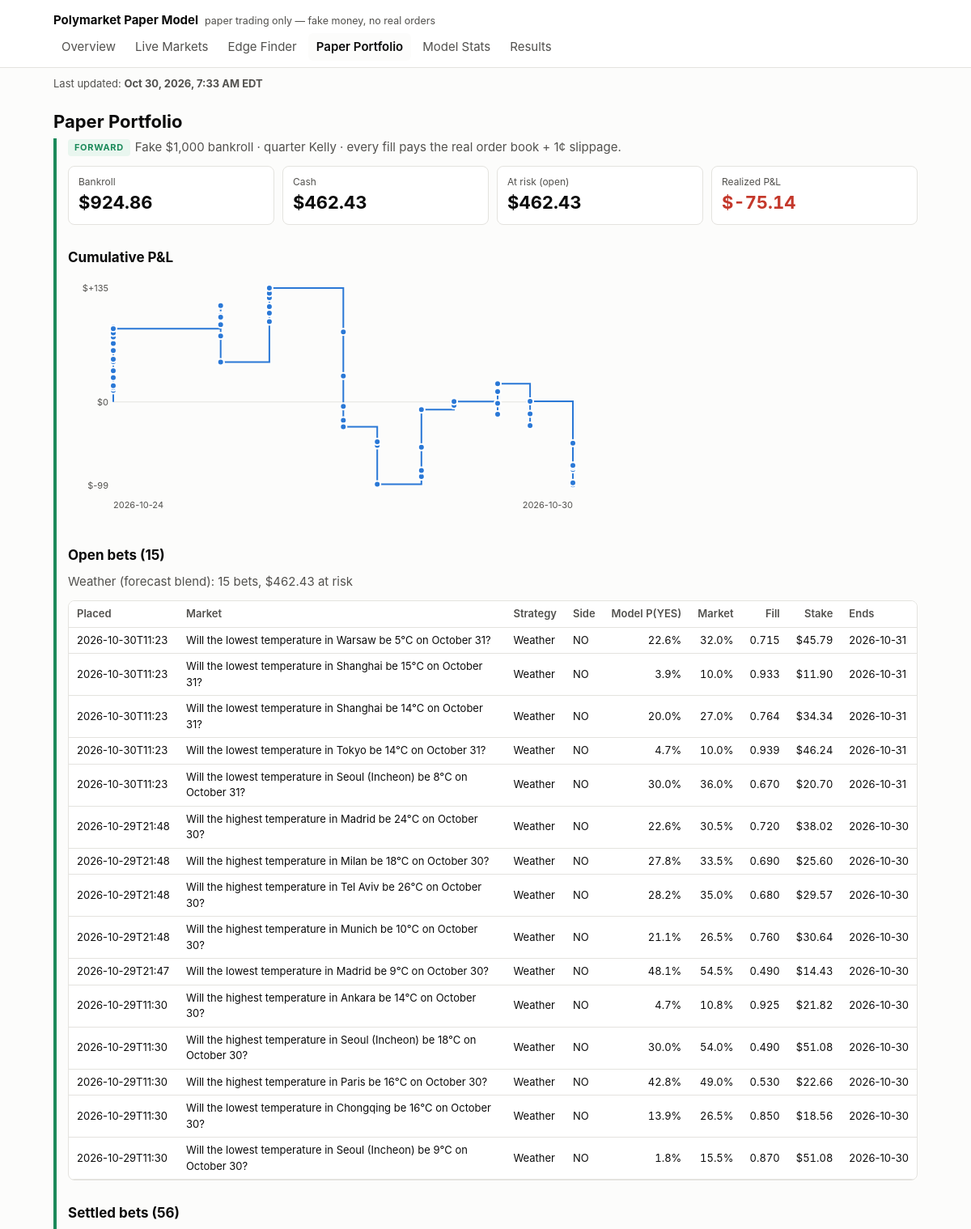
The app's page /portfolio.html (upper part) with its own data.
### tables this page shows
CREATE TABLE bets (
    seq INTEGER PRIMARY KEY,
    bet_id TEXT UNIQUE NOT NULL,
    run_id TEXT NOT NULL,
    placed_at TEXT NOT NULL,
    platform TEXT NOT NULL,
    market_id TEXT NOT NULL,
    question TEXT NOT NULL,
    category TEXT,
    end_date TEXT,
    side TEXT NOT NULL CHECK (side IN ('YES', 'NO')),
    model_prob_yes REAL NOT NULL,
    market_mid REAL NOT NULL,
    best_bid REAL,
    best_ask REAL,
    fill_price REAL NOT NULL,      -- average price paid per share, incl. slippage
    slippage_per_share REAL NOT NULL,
    shares REAL NOT NULL,
    stake REAL NOT NULL,
    kelly_full REAL NOT NULL,
    bankroll_at_bet REAL NOT NULL,
    model_version TEXT NOT NULL,
    prev_hash TEXT NOT NULL,
    row_hash TEXT NOT NULL
);

### pmodel/dashboard/app.py (the view)
    @app.route("/portfolio.html")
    def portfolio():
        c = conn()
        all_bets = data.bets(c)
        return render_template(
            "portfolio.html", **ctx("portfolio.html"), fs=data.forward_stats(c),
            pnl_svg=charts.pnl_chart(data.pnl_curve(c), config.BANKROLL_START_USD),
            open_bets=[b for b in all_bets if b["settled_at"] is None],
            open_by_strategy=data.open_by_strategy(c),
            settled=[b for b in all_bets if b["settled_at"] is not None])

### pmodel/dashboard/charts.py (called while the page is built)
def _svg(body, label):
    return (f'<svg viewBox="0 0 {W} {H}" role="img" aria-label="{escape(label)}" '
            f'class="chart">{body}</svg>')

def _ts(iso):
    return datetime.strptime(iso, "%Y-%m-%dT%H:%M:%SZ").timestamp()

### pmodel/dashboard/data.py (called while the page is built)
def age_hours(iso, now=None):
    if not iso:
        return None
    from datetime import datetime, timezone
    t = datetime.strptime(iso, "%Y-%m-%dT%H:%M:%SZ").replace(tzinfo=timezone.utc)
    return ((now or datetime.now(timezone.utc)) - t).total_seconds() / 3600

def eastern(iso):
    if not iso:
        return None
    from datetime import datetime, timezone
    from zoneinfo import ZoneInfo
    t = datetime.strptime(iso, "%Y-%m-%dT%H:%M:%SZ").replace(tzinfo=timezone.utc)
    et = t.astimezone(ZoneInfo("America/New_York"))
    hour = et.strftime("%I").lstrip("0")
    return f"{et:%b} {et.day}, {et.year}, {hour}:{et:%M %p} {et.tzname()}"

def strategy_of(model_version: str) -> str:
    return "Weather (forecast blend)" if (model_version or "").startswith("weather") else \
        "General (price/volume model)"

def open_by_strategy(conn):
    out = {}
    for b in ledger_mod.open_bets(conn):
        name = strategy_of(b["model_version"])
        o = out.setdefault(name, {"strategy": name, "bets": 0, "stake": 0.0})
        o["bets"] += 1
        o["stake"] += b["stake"]
    return sorted(out.values(), key=lambda o: -o["bets"])

def bets(conn):
    return [dict(r) for r in conn.execute(
        """SELECT b.*, s.settled_at, s.yes_payout, s.payout, s.pnl
           FROM bets b LEFT JOIN settlements s USING (bet_id) ORDER BY b.seq DESC""")]

def pnl_curve(conn):
    total, out = 0.0, []
    for r in conn.execute("SELECT settled_at, pnl FROM settlements ORDER BY seq"):
        total += r["pnl"]
        out.append((r["settled_at"], total))
    return out

### pmodel/trading/ledger.py (called while the page is built)
def _guard_triggers():
    sql = []
    for t in LEDGER_TABLES:
        for op in ("UPDATE", "DELETE"):
            sql.append(f"""CREATE TRIGGER IF NOT EXISTS {t}_no_{op.lower()}
                BEFORE {op} ON {t}
                BEGIN SELECT RAISE(ABORT, '{t} is append-only: {op} is not allowed'); END;""")
    return "\n".join(sql)

def connect(path: Path = None) -> sqlite3.Connection:
    path = Path(path or config.PREDICTIONS_DB_PATH)
    path.parent.mkdir(parents=True, exist_ok=True)
    conn = sqlite3.connect(path)
    conn.row_factory = sqlite3.Row
    conn.executescript(SCHEMA)
    conn.executescript(_guard_triggers())
    return conn

### pmodel/dashboard/templates/portfolio.html (shortened to what this page needs)
{% extends "base.html" %}
{% block body %}
<h1>Paper Portfolio</h1>
<section class="fwd">
<p class="lede"><span class="badge fwd">FORWARD</span>Fake ${{ '{:,.0f}'.format(cfg.BANKROLL_START_USD) }} bankroll · quarter Kelly · every fill pays the real order book + {{ (cfg.SLIPPAGE_PER_SHARE * 100)|round|int }}¢ slippage.</p>
<div class="tiles">
  <div class="tile"><div class="k">Bankroll</div><div class="v">${{ '{:,.2f}'.format(fs.money.bankroll) }}</div></div>
  <div class="tile"><div class="k">Cash</div><div class="v">${{ '{:,.2f}'.format(fs.money.cash) }}</div></div>
  <div class="tile"><div class="k">At risk (open)</div><div class="v">${{ '{:,.2f}'.format(fs.money.open_stake) }}</div></div>
  <div class="tile"><div class="k">Realized P&amp;L</div><div class="v {{ 'pos' if fs.total_pnl > 0 else 'neg' if fs.total_pnl < 0 }}">${{ '{:+,.2f}'.format(fs.total_pnl) }}</div></div>
</div>
<h2>Cumulative P&amp;L</h2>
{{ pnl_svg|safe }}
<h2>Open bets ({{ open_bets|length }})</h2>
{% if open_by_strategy %}<p class="note">{% for o in open_by_strategy %}{{ o.strategy }}: {{ o.bets }} bets, ${{ '{:,.2f}'.format(o.stake) }} at risk{% if not loop.last %} · {% endif %}{% endfor %}</p>{% endif %}
{% if open_bets %}<div class="tablewrap"><table>
<tr><th>Placed</th><th>Market</th><th>Strategy</th><th>Side</th><th class="n">Model P(YES)</th><th class="n">Market</th><th class="n">Fill</th><th class="n">Stake</th><th>Ends</th></tr>
{% for b in open_bets %}<tr><td>{{ b.placed_at[:16] }}</td><td class="q">{{ b.question }}</td><td>{{ 'Weather' if b.model_version.startswith('weather') else 'General' }}</td><td>{{ b.side }}</td>
<td class="n">{{ '{:.1%}'.format(b.model_prob_yes) }}</td><td class="n">{{ '{:.1%}'.format(b.market_mid) }}</td>
<td class="n">{{ '{:.3f}'.format(b.fill_price) }}</td><td class="n">${{ '{:,.2f}'.format(b.stake) }}</td><td>{{ (b.end_date or '')[:10] }}</td></tr>{% endfor %}
</table></div>{% else %}<p class="empty">No open bets.</p>{% endif %}
<h2>Settled bets ({{ settled|length }})</h2>
</section>
{% endblock %}

### pmodel/dashboard/templates/base.html (style rules this page uses)
:root { --bg: #fcfcfb; --surface: #ffffff; --ink: #0b0b0b; --ink-2: #52514e; --muted: #8a8984; --line: #e4e3df; --accent: #2a78d6; --good: #1b8a5a; --bad: #c4382b; --warn: #b07400; --fwd: #1b8a5a; --fwd-bg: #e9f6ef; --bt: #6b6a66; --bt-bg: #f1f0ec; }
* { box-sizing: border-box; }
html { -webkit-text-size-adjust: 100%; text-size-adjust: 100%; }
body { margin: 0; background: var(--bg); color: var(--ink); font: 15px/1.5 -apple-system, BlinkMacSystemFont, "Segoe UI", Roboto, sans-serif; }
h1 { font-size: 22px; margin: 0 0 4px; }
h2 { font-size: 17px; margin: 28px 0 8px; }
p.lede, .note { color: var(--ink-2); margin: 0 0 12px; }
.badge { display: inline-block; font-size: 11px; font-weight: 700; letter-spacing: .06em; padding: 2px 8px; border-radius: 4px; vertical-align: middle; margin-right: 6px; }
.badge.fwd { color: var(--fwd); background: var(--fwd-bg); }
section.fwd { border-left: 4px solid var(--fwd); padding-left: 14px; }
.tiles { display: grid; grid-template-columns: repeat(auto-fit, minmax(160px, 1fr)); gap: 10px; }
.tile { background: var(--surface); border: 1px solid var(--line); border-radius: 8px; padding: 10px 12px; }
.tile .k { color: var(--ink-2); font-size: 12px; }
.tile .v { font-size: 22px; font-weight: 650; font-variant-numeric: tabular-nums; }
.tablewrap { overflow-x: auto; border: 1px solid var(--line); border-radius: 8px; background: var(--surface); }
table { border-collapse: collapse; width: 100%; font-size: 13px; }
th, td { padding: 6px 10px; border-bottom: 1px solid var(--line); text-align: left; white-space: nowrap; }
th { color: var(--ink-2); font-weight: 600; background: var(--surface); position: sticky; top: 0; }
td.q { white-space: normal; min-width: 260px; }
td.n, th.n { text-align: right; font-variant-numeric: tabular-nums; }
.neg { color: var(--bad); }
.chart { width: 100%; max-width: 640px; height: auto; }
.chart .tick { fill: var(--ink-2); font-size: 11px; }

### records on screen
bets: placed_at "2026-10-30T11:23", question "Will the lowest temperature in Warsaw be 5°C on October 31?", model_version "Weather", side "NO", model_prob_yes "22.6%", market_mid "32.0%", fill_price "0.715", stake "45.79", end_date "2026-10-31"
bets: placed_at "2026-10-30T11:23", question "Will the lowest temperature in Shanghai be 15°C on October 31?", model_version "Weather", side "NO", model_prob_yes "3.9%", market_mid "10.0%", fill_price "0.933", stake "11.90", end_date "2026-10-31"
bets: placed_at "2026-10-30T11:23", question "Will the lowest temperature in Shanghai be 14°C on October 31?", model_version "Weather", side "NO", model_prob_yes "20.0%", market_mid "27.0%", fill_price "0.764", stake "34.34", end_date "2026-10-31"
bets: placed_at "2026-10-30T11:23", question "Will the lowest temperature in Tokyo be 14°C on October 31?", model_version "Weather", side "NO", model_prob_yes "4.7%", market_mid "10.0%", fill_price "0.939", stake "46.24", end_date "2026-10-31"
bets: placed_at "2026-10-30T11:23", question "Will the lowest temperature in Seoul (Incheon) be 8°C on October 31?", model_version "Weather", side "NO", model_prob_yes "30.0%", market_mid "36.0%", fill_price "0.670", stake "20.70", end_date "2026-10-31"
bets: placed_at "2026-10-29T21:48", question "Will the highest temperature in Madrid be 24°C on October 30?", model_version "Weather", side "NO", model_prob_yes "22.6%", market_mid "30.5%", fill_price "0.720", stake "38.02", end_date "2026-10-30"
bets: placed_at "2026-10-29T21:48", question "Will the highest temperature in Milan be 18°C on October 30?", model_version "Weather", side "NO", model_prob_yes "27.8%", market_mid "33.5%", fill_price "0.690", stake "25.60", end_date "2026-10-30"
bets: placed_at "2026-10-29T21:48", question "Will the highest temperature in Tel Aviv be 26°C on October 30?", model_version "Weather", side "NO", model_prob_yes "28.2%", market_mid "35.0%", fill_price "0.680", stake "29.57", end_date "2026-10-30"
bets: placed_at "2026-10-29T21:48", question "Will the highest temperature in Munich be 10°C on October 30?", model_version "Weather", side "NO", model_prob_yes "21.1%", market_mid "26.5%", fill_price "0.760", stake "30.64", end_date "2026-10-30"
bets: placed_at "2026-10-29T21:47", question "Will the lowest temperature in Madrid be 9°C on October 30?", model_version "Weather", side "NO", model_prob_yes "48.1%", market_mid "54.5%", fill_price "0.490", stake "14.43", end_date "2026-10-30"
bets: placed_at "2026-10-29T11:30", question "Will the highest temperature in Ankara be 14°C on October 30?", model_version "Weather", side "NO", model_prob_yes "4.7%", market_mid "10.8%", fill_price "0.925", stake "21.82", end_date "2026-10-30"
bets: placed_at "2026-10-29T11:30", question "Will the highest temperature in Seoul (Incheon) be 18°C on October 30?", model_version "Weather", side "NO", model_prob_yes "30.0%", market_mid "54.0%", fill_price "0.490", stake "51.08", end_date "2026-10-30"
bets: placed_at "2026-10-29T11:30", question "Will the highest temperature in Paris be 16°C on October 30?", model_version "Weather", side "NO", model_prob_yes "42.8%", market_mid "49.0%", fill_price "0.530", stake "22.66", end_date "2026-10-30"
bets: placed_at "2026-10-29T11:30", question "Will the lowest temperature in Chongqing be 16°C on October 30?", model_version "Weather", side "NO", model_prob_yes "13.9%", market_mid "26.5%", fill_price "0.850", stake "18.56", end_date "2026-10-30"
bets: placed_at "2026-10-29T11:30", question "Will the lowest temperature in Seoul (Incheon) be 9°C on October 30?", model_version "Weather", side "NO", model_prob_yes "1.8%", market_mid "15.5%", fill_price "0.870", stake "51.08", end_date "2026-10-30"

### other values on screen
{{ name }} "Overview" "Live Markets" "Edge Finder" "Paper Portfolio" "Model Stats" "Results"
{{ '{:,.0f}'.format(cfg.BANKROLL_START_USD) }} "1,000"
{{ (cfg.SLIPPAGE_PER_SHARE * 100)|round|int }} "1"
{{ '{:,.2f}'.format(fs.money.bankroll) }} "924.86"
{{ '{:,.2f}'.format(fs.money.cash) }} "462.43"
{{ '{:,.2f}'.format(fs.money.open_stake) }} "462.43"
{{ '{:+,.2f}'.format(fs.total_pnl) }} "-75.14"
{{ pnl_svg|safe }} "$0 $+135 $-99 2026-10-24 2026-10-30"
{{ open_bets|length }} "15"
{{ o.strategy }} "Weather (forecast blend)"
{{ o.bets }} "15"
{{ '{:,.2f}'.format(o.stake) }} "462.43"
{{ settled|length }} "56"
